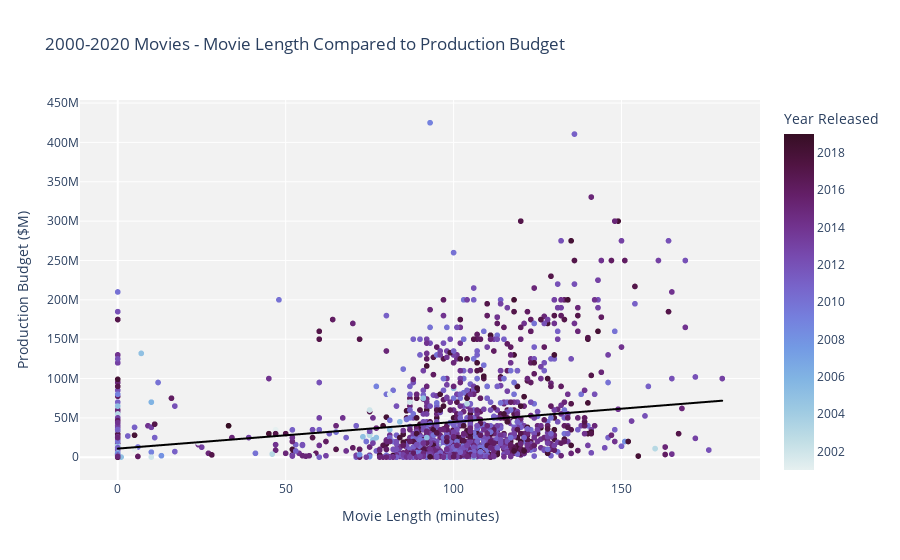

Notebook code cell kept with this figure:
### Code cell
# Runtime compared to production budget

ax3 = px.scatter(recent_movie_budgets2, x='runtime_minutes', y='production_budget', 
                  title='2000-2020 Movies - Movie Length Compared to Production Budget',
                  labels={
                      'runtime_minutes': 'Movie Length (minutes)', 
                      'production_budget': 'Production Budget ($M)', 
                      'release_year': 'Year Released',
                      'b_title': 'Movie'},
                  color='release_year', hover_data=['b_title'], trendline='ols', 
                  trendline_color_override='black', color_continuous_scale='dense')
ax3.update_layout(plot_bgcolor='#f2f2f2')
ax3.show()

### Figure 1 — Plotly figure (JSON) as saved in the notebook; plotly's stock layout.template omitted (floating-point values rounded to 4 significant figures; data arrays with more than 128 entries replaced by an {"elided": "..."} marker saying what was removed)
{"data": [{"customdata": {"elided": "1590x1 str values"}, "hovertemplate": "Movie Length (minutes)=%{x}<br>Production Budget ($M)=%{y}<br>Movie=%{customdata[0]}<br>Year Released=%{marker.color}<extra></extra>", "legendgroup": "", "marker": {"color": {"elided": "1590 int values"}, "coloraxis": "coloraxis", "symbol": "circle"}, "mode": "markers", "name": "", "showlegend": false, "type": "scattergl", "x": {"elided": "1590 int values"}, "xaxis": "x", "y": {"elided": "1590 int values"}, "yaxis": "y"}, {"hovertemplate": "<b>OLS trendline</b><br>production_budget = 338241 * runtime_minutes + 1.09822e+07<br>R<sup>2</sup>=0.048877<br><br>Movie Length (minutes)=%{x}<br>Production Budget ($M)=%{y} <b>(trend)</b><extra></extra>", "legendgroup": "", "line": {"color": "black"}, "marker": {"symbol": "circle"}, "mode": "lines", "name": "", "showlegend": false, "type": "scattergl", "x": {"elided": "1590 int values"}, "xaxis": "x", "y": {"elided": "1590 float values"}, "yaxis": "y"}], "layout": {"coloraxis": {"colorbar": {"title": {"text": "Year Released"}}, "colorscale": [[0, "rgb(230, 240, 240)"], [0.09091, "rgb(191, 221, 229)"], [0.1818, "rgb(156, 201, 226)"], [0.2727, "rgb(129, 180, 227)"], [0.3636, "rgb(115, 154, 228)"], [0.4545, "rgb(117, 127, 221)"], [0.5455, "rgb(120, 100, 202)"], [0.6364, "rgb(119, 74, 175)"], [0.7273, "rgb(113, 50, 141)"], [0.8182, "rgb(100, 31, 104)"], [0.9091, "rgb(80, 20, 66)"], [1, "rgb(54, 14, 36)"]]}, "legend": {"tracegroupgap": 0}, "plot_bgcolor": "#f2f2f2", "title": {"text": "2000-2020 Movies - Movie Length Compared to Production Budget"}, "xaxis": {"anchor": "y", "domain": [0, 1], "title": {"text": "Movie Length (minutes)"}}, "yaxis": {"anchor": "x", "domain": [0, 1], "title": {"text": "Production Budget ($M)"}}}}
